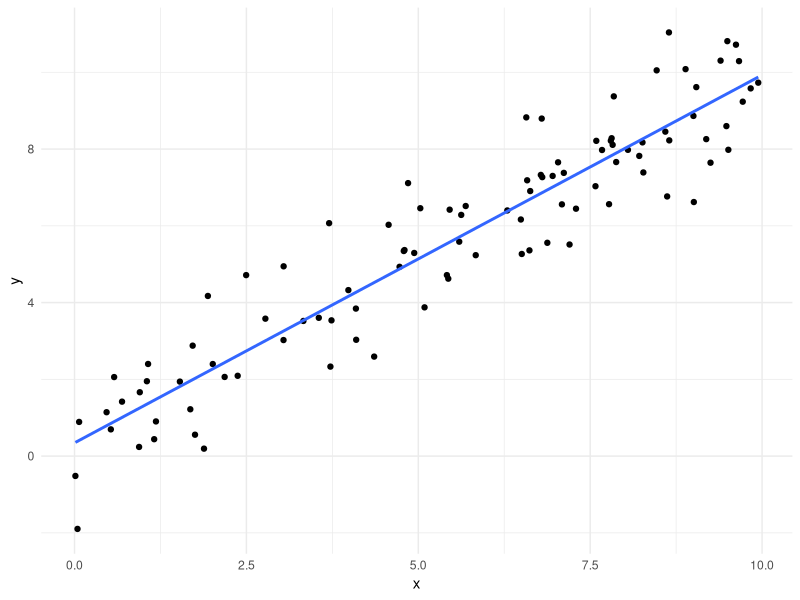
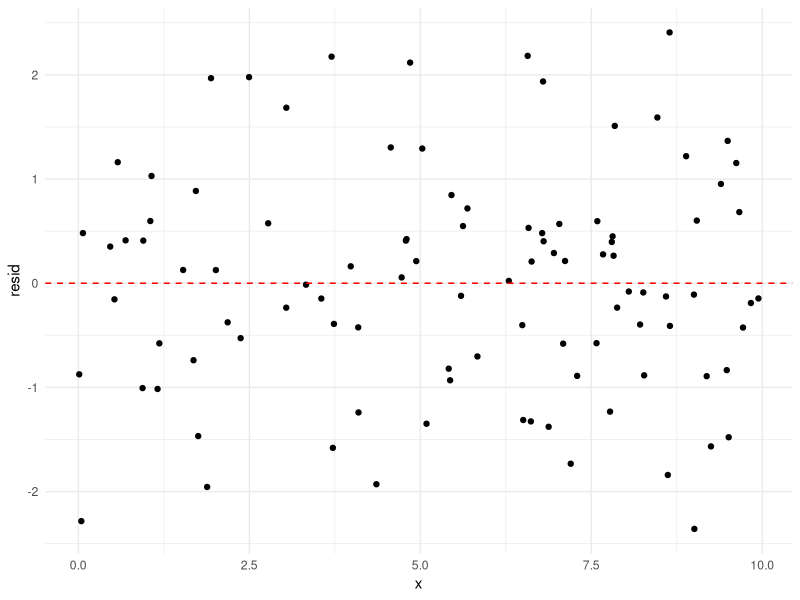
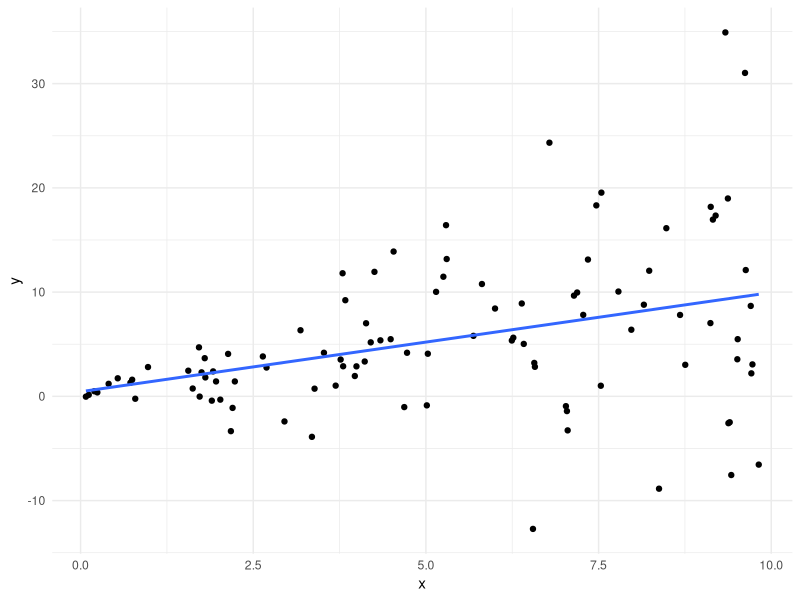
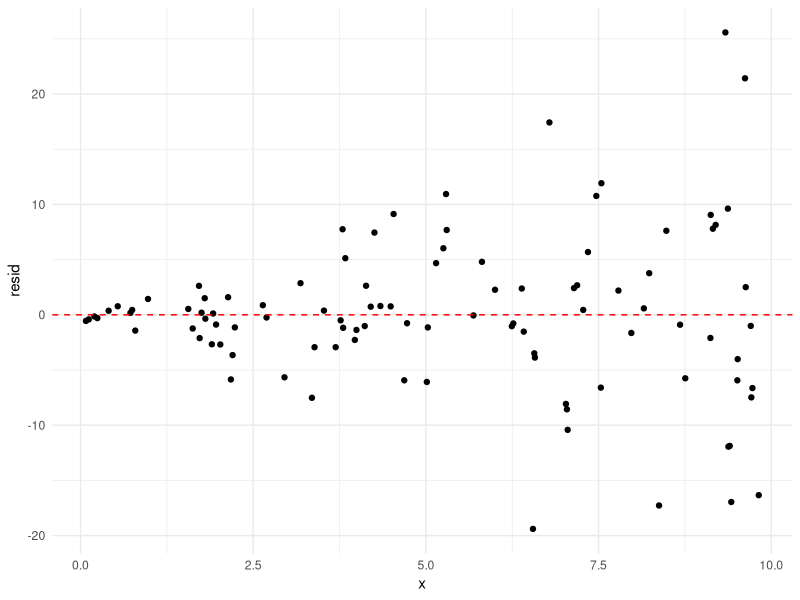
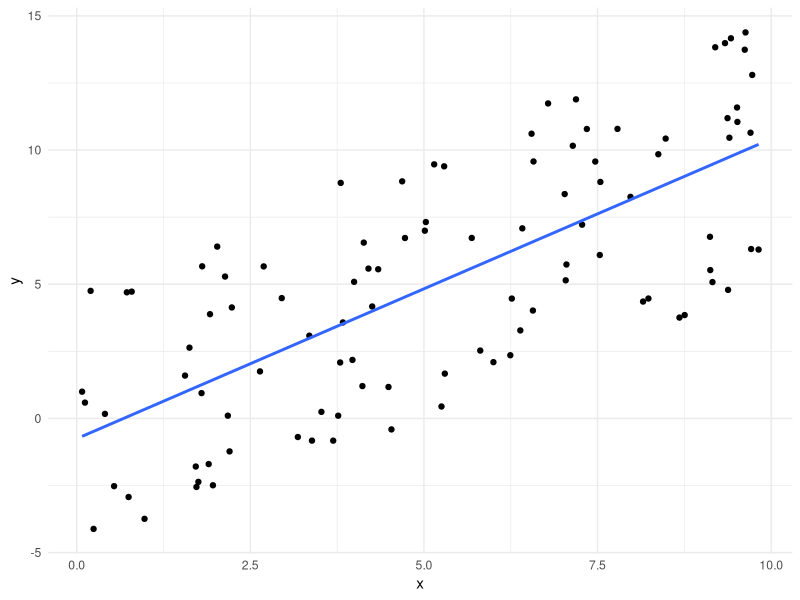
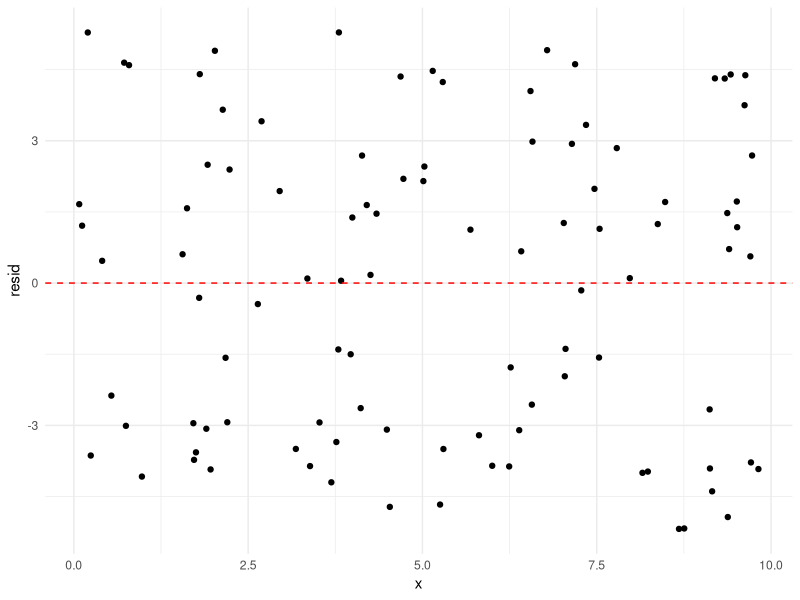
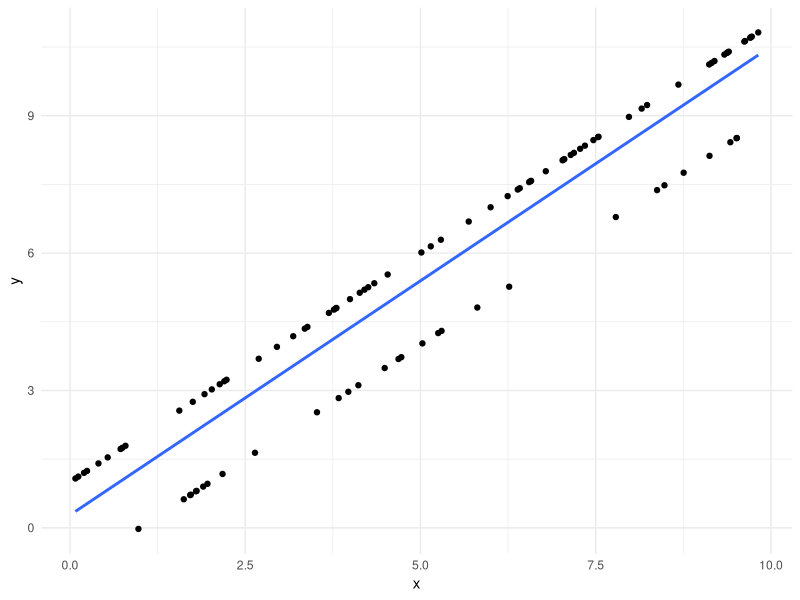
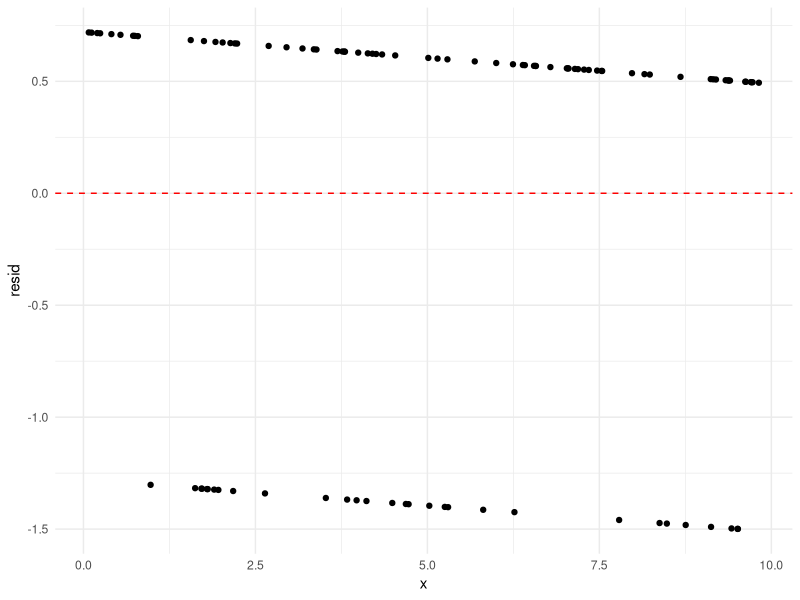

Write R code to recreate these figures, in order.
## ---- chunk 1
knitr::opts_chunk$set(echo = TRUE, warning = FALSE, error = FALSE, message = FALSE)
knitr::opts_knit$set(base.dir = "/Users/rtyee/Documents/projects/cactus_website/test/public/teaching/", base.url = "/")
file.remove(dir( path = "../images/", full.names = TRUE ))
knitr::opts_chunk$set(fig.path = "../images/")
ggplot2::theme_set(ggplot2::theme_minimal())
## ---- chunk 2
library(tidyverse)
library(modelr)
## ---- chunk 3
# define some plotting functions

plot_lm = function(data) {
  return(
    data %>%
      ggplot(aes(x, y)) +
      geom_point() +
      geom_smooth(method = "lm", se = FALSE, formula = "y ~ x")
  )
}

plot_resid = function(data) {
  return(
    data %>%
      ggplot(aes(x, resid)) +
      geom_point() +
      geom_hline(yintercept = 0, color = "red", linetype = "dashed")
  )
}
## ---- chunk 4
# draw x's uniformally over interval [0, 10]
x = runif(100, min = 0, max = 10)

# assign y's as linear function of x's with some noise that depends on the value of x
y = x + rnorm(100)

correct_assumptions = tibble(x, y)
plot_lm(correct_assumptions)
## ---- chunk 5
correct_assumptions_lm = lm(y ~ x, data = correct_assumptions)

correct_assumptions %>%
  add_residuals(correct_assumptions_lm) %>%
  plot_resid()
## ---- chunk 6
# draw x's uniformally over interval [0, 10]
x = runif(100, min = 0, max = 10)

# assign y's as linear function of x's with some noise that depends on the value of x
y = x + x*rnorm(100)

uneq_var = tibble(x, y)
plot_lm(uneq_var)
## ---- chunk 7
uneq_var_lm = lm(y ~ x, data = uneq_var)

uneq_var %>%
  add_residuals(uneq_var_lm) %>%
  plot_resid()
## ---- chunk 8
# we will use the same x's as before

# assign y's as linear function of x's with uniform error
y = x + runif(100, min = -5, max = 5)

unif_err = tibble(x, y)
plot_lm(unif_err)
## ---- chunk 9
unif_err_lm = lm(y ~ x, data = unif_err)

unif_err %>%
  add_residuals(unif_err_lm) %>%
  plot_resid()
## ---- chunk 10
# use the same x's as before

# assign y's as linear function of x's with error of -1 or 1
y = x + rbinom(10, 1, .5) * 2 -1

binom_err = tibble(x, y)
plot_lm(binom_err)
## ---- chunk 11
binom_err_lm = lm(y ~ x, data = binom_err)

binom_err %>%
  add_residuals(binom_err_lm) %>%
  plot_resid()
## ---- chunk 12
# create some normal error
error = rnorm(100)

# create data frame where we add normal error to x's
add_error = tibble(x, y = x + error)

# create data frame where we subtract normal error to x's
subtract_error = tibble(x, y = x - error)

# combine these data frames. Note that we used each x twice so we do not have independent observations
dependent = bind_rows(add_error, subtract_error)
plot_lm(dependent)
## ---- chunk 13
dependent_lm = lm(y ~ x, data = dependent)

dependent %>%
  add_residuals(dependent_lm) %>%
  plot_resid()
## ---- chunk 14
# use the same x's as before

# assign y's as quadratic function of x's with normal error
y = x^2 + rnorm(100)

non_lin = tibble(x, y)
plot_lm(non_lin)
## ---- chunk 15
non_lin_lm = lm(y ~ x, data = non_lin)

non_lin %>%
  add_residuals(non_lin_lm) %>%
  plot_resid()
